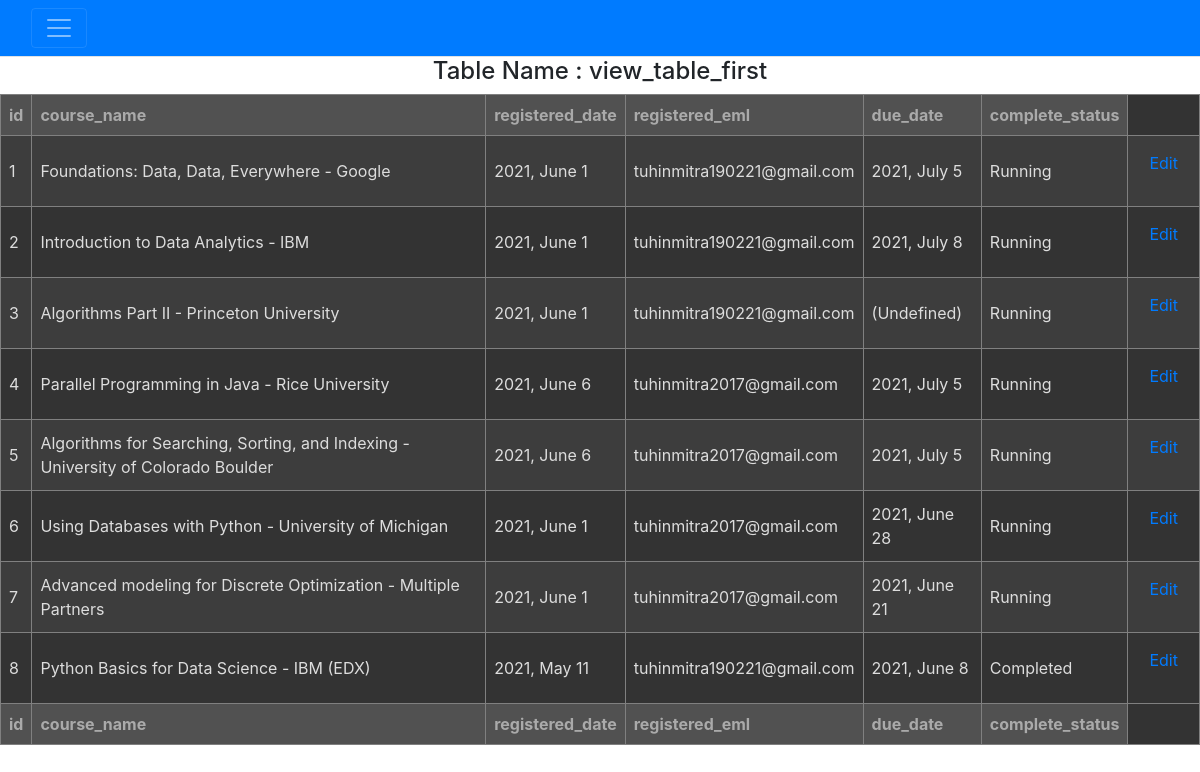
/view, run on the app's committed database.
### models.py (models this page shows, shortened)
class MainDB(db.Model):
    __tablename__ = "view_table_first"
    fields = [["id", 'id'],
              ["Course Name", 'course_name'],
              ["Registered Acc. (email)", 'registered_eml'],
              ["Registered on", "registered_date"],
              ["Due date", 'due_date'],
              ["Complete Status", "complete_status"]]
    id = db.Column(db.Integer(), primary_key=True)
    course_name = db.Column(db.String(), unique=True)
    registered_date = db.Column(db.String())
    registered_eml = db.Column(db.String())
    due_date = db.Column(db.String())
    complete_status = db.Column(db.String())

### app.py (the view)
@app.route("/view", methods=['GET'])
def view_db():
    data = models.MainDB.query.order_by(models.MainDB.id).all()
    table_name = models.MainDB.__tablename__
    columns = models.MainDB.metadata.tables[table_name].columns.keys()
    return render_template('view.html', table_data=data, columns=columns, table_name=models.MainDB.__tablename__)

### templates/view.html (shortened to what this page needs)
{% extends "base.html" %}
{% block head %}{{ super() }}{% endblock %}
{% block navbar %}{{ super() }}{% endblock %}
{% block body %}
<h4 style="text-align: center;">Table Name : {{ table_name }}</h4>
<table id="db-view" data-table-theme="dark zebra">
  <thead>
    <tr>
      {% for head in columns %}
        <th>{{ head }}</th>
      {% endfor %}
    </tr>
  </thead>
  <tbody>
    {% for item in table_data %}
    {% set outer_loop = loop %}
    <tr row_id="{{outer_loop.index-1}}">
        {% for  head in columns %}
        <td>
          {% if head == 'id' %}
          <div col_name="{{head}}">{{item[head]}}</div>
          {% else %}
          <div class="row_data" edit_type="click" col_name="{{head}}">{{item[head]}}</div>
          {% endif %}
        </td>
        {% endfor %}
        <td>
          <span class="btn_edit" > <a href="#" class="btn btn-link " row_id="{{outer_loop.index-1}}" > Edit</a></span>
        </td>
    </tr>
    {% endfor %}
  </tbody>
  <tfoot>
    <tr>
      {% for head in columns %}
        <th>{{ head }}</th>
      {% endfor %}
    </tr>
  </tfoot>
</table>
{% endblock %}

### templates/base.html (shortened to what this page needs)
{% block head %}
<!DOCTYPE html>
<html lang="en">
<head>
  <link rel="stylesheet" href="https://maxcdn.bootstrapcdn.com/bootstrap/4.0.0/css/bootstrap.min.css">
  <link rel="stylesheet" href="{{url_for('static', filename='css/style.css')}}">
  <link rel="stylesheet" href="{{url_for('static', filename='css/table_style.css')}}">
</head>
{% endblock %}
{% block navbar %}
<nav class="navbar nav-tabs navbar-dark bg-primary">
  <div class="container-fluid">
    <button class="navbar-toggler" type="button" data-toggle="collapse" data-target="#navbarNavDropdown" aria-controls="navbarNavDropdown" aria-expanded="false" aria-label="Toggle navigation">
      <span class="navbar-toggler-icon"></span>
    </button>
    </div>
  </nav>
{% endblock %}
<body>
  {% block body %}
  {% endblock %}
</body>
</html>

### static/css/style.css (style rules this page uses)
table { margin: 0 auto; }
table { color: #333; background: white; border: 1px solid grey; font-size: 12pt; border-collapse: collapse; }
table thead th, table tfoot th { color: #777; background: rgba(0, 0, 0, .1); }
table th, table td { padding: .5em; border: 1px solid lightgrey; }
[data-table-theme*=zebra] tbody tr:nth-of-type(odd) { background: rgba(0, 0, 0, .05); }
[data-table-theme*=zebra][data-table-theme*=dark] tbody tr:nth-of-type(odd) { background: rgba(255, 255, 255, .05); }
[data-table-theme*=dark] { color: #ddd; background: #333; font-size: 12pt; border-collapse: collapse; }
[data-table-theme*=dark] thead th, [data-table-theme*=dark] tfoot th { color: #aaa; background: rgba(0255, 255, 255, .15); }
[data-table-theme*=dark] th, [data-table-theme*=dark] td { padding: .5em; border: 1px solid grey; }

### data on the page
MainDB: id "1", course_name "Foundations: Data, Data, Everywhere - Google" "2021, June 1" "tuhinmitra190221@gmail.com" "2021, July 5" "Running"
MainDB: id "2", course_name "Introduction to Data Analytics - IBM" "2021, June 1" "tuhinmitra190221@gmail.com" "2021, July 8" "Running"
MainDB: id "3", course_name "Algorithms Part II - Princeton University" "2021, June 1" "tuhinmitra190221@gmail.com" "(Undefined)" "Running"
MainDB: id "4", course_name "Parallel Programming in Java - Rice University" "2021, June 6" "tuhinmitra2017@gmail.com" "2021, July 5" "Running"
MainDB: id "5", course_name "Algorithms for Searching, Sorting, and Indexing - University of Colorado Boulder" "2021, June 6" "tuhinmitra2017@gmail.com" "2021, July 5" "Running"
MainDB: id "6", course_name "Using Databases with Python - University of Michigan" "2021, June 1" "tuhinmitra2017@gmail.com" "2021, June 28" "Running"
MainDB: id "7", course_name "Advanced modeling for Discrete Optimization - Multiple Partners" "2021, June 1" "tuhinmitra2017@gmail.com" "2021, June 21" "Running"
MainDB: id "8", course_name "Python Basics for Data Science - IBM (EDX)" "2021, May 11" "tuhinmitra190221@gmail.com" "2021, June 8" "Completed"

### other printed values
{{ table_name }} "view_table_first"
{{ head }} "id" "course_name" "registered_date" "registered_eml" "due_date" "complete_status"
